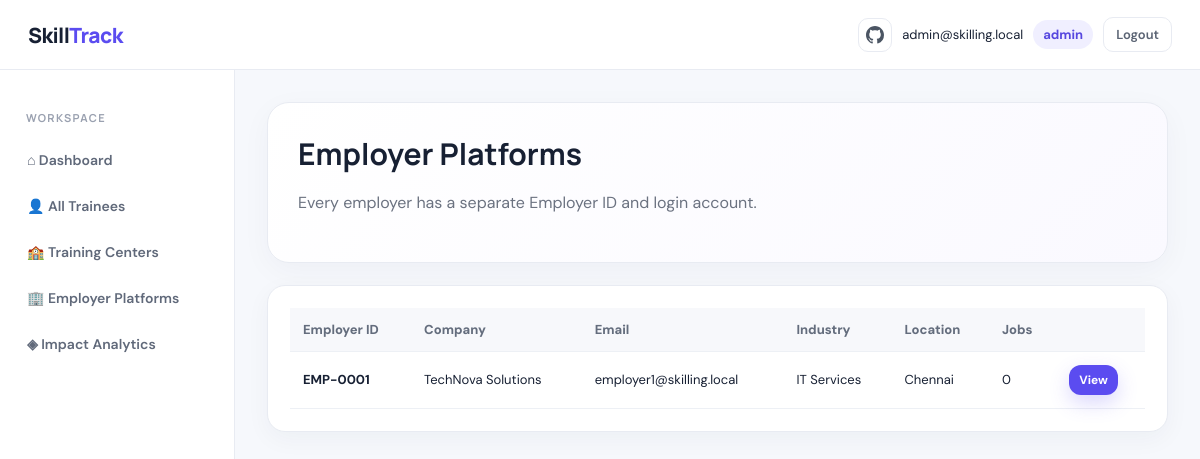
Page /admin/employers (signed in) on the committed database.
### tables this page shows
CREATE TABLE employers (
            id INTEGER PRIMARY KEY AUTOINCREMENT,
            employer_code TEXT UNIQUE,
            company TEXT NOT NULL,
            email TEXT UNIQUE NOT NULL,
            phone TEXT,
            industry TEXT,
            location TEXT,
            created_at TEXT
        );

### app.py (the view)
@app.route("/admin/employers")
@login_required("admin")
def admin_employers():
    conn = get_db()
    employers = conn.execute("""
        SELECT e.*, COUNT(j.id) AS job_count
        FROM employers e LEFT JOIN jobs j ON j.employer_id=e.id
        GROUP BY e.id ORDER BY e.id DESC
    """).fetchall()
    conn.close()
    return render_template("admin_employers.html", employers=employers)

### app.py (called while the page is built)
def get_db():
    conn = sqlite3.connect(DATABASE)
    conn.row_factory = sqlite3.Row
    return conn

def login_required(role=None):
    def decorator(fn):
        @wraps(fn)
        def wrapper(*args, **kwargs):
            if "user_id" not in session:
                return redirect(url_for("login"))
            if role and session.get("role") != role:
                flash("You do not have access to this page.", "error")
                return redirect(url_for("role_dashboard"))
            return fn(*args, **kwargs)
        return wrapper
    return decorator

@app.context_processor
def inject_user():
    return {
        "current_email": session.get("email", ""),
        "current_role": session.get("role", ""),
        "current_org_code": session.get("org_code", "")
    }

### templates/admin_employers.html
{% extends "base.html" %}{% block content %}
<div class="hero"><h1>Employer Platforms</h1><p class="muted">Every employer has a separate Employer ID and login account.</p></div>
<div class="panel"><table class="table"><tr><th>Employer ID</th><th>Company</th><th>Email</th><th>Industry</th><th>Location</th><th>Jobs</th><th></th></tr>
{% for e in employers %}<tr><td><strong>{{e.employer_code}}</strong></td><td>{{e.company}}</td><td>{{e.email}}</td><td>{{e.industry}}</td><td>{{e.location}}</td><td>{{e.job_count}}</td><td><a class="btn small" href="{{url_for('employer_details',employer_id=e.id)}}">View</a></td></tr>{% endfor %}
</table></div>{% endblock %}

### static/style.css (style rules this page uses)
:root { --ink:#172033;--muted:#6b7280;--line:#e8ebf2;--bg:#f6f8fc;--card:#fff;--primary:#5b4cf0;--primary2:#7c6ff5;--green:#16a36a;--orange:#f59e0b;--red:#e45454;--shadow:0 14px 40px rgba(30,35,70,.08) }
* { box-sizing:border-box }
html { scroll-behavior:smooth }
body { margin:0;font-family:'DM Sans',Arial,sans-serif;background:var(--bg);color:var(--ink) }
h1,h2,h3,h4 { font-family:Manrope,Arial,sans-serif }
a { text-decoration:none;color:inherit }
.muted { color:var(--muted) }
.btn { display:inline-flex;align-items:center;justify-content:center;gap:8px;border:0;border-radius:12px;padding:12px 18px;background:var(--primary);color:#fff;font-weight:700;cursor:pointer;box-shadow:0 8px 20px rgba(91,76,240,.22);font-family:inherit }
.small { padding:7px 10px;font-size:12px }
.hero { background:linear-gradient(135deg,#fff,#faf9ff);border:1px solid var(--line);padding:30px;border-radius:22px;box-shadow:0 8px 30px rgba(30,35,70,.04);margin-bottom:22px }
.hero h1 { font-size:30px;margin:0 0 8px }
.hero p { line-height:1.6 }
.card,.panel { background:var(--card);border:1px solid var(--line);border-radius:18px;padding:22px;box-shadow:0 7px 25px rgba(30,35,70,.045);margin-bottom:18px }
.table,.table-wrapper { width:100%;overflow:auto }
table { width:100%;border-collapse:collapse;background:#fff;border-radius:12px;overflow:hidden }
th,td { padding:13px;text-align:left;border-bottom:1px solid #edf0f5;font-size:13px }
th { background:#f7f8fb;color:#646d7d;font-weight:800 }

### rows in the picture
employers: employer_code "EMP-0001", company "TechNova Solutions", email "employer1@skilling.local", industry "IT Services", location "Chennai", job_count "0"

### other values in the picture
{{ current_email }} "admin@skilling.local"
{{ current_role }} "admin"
